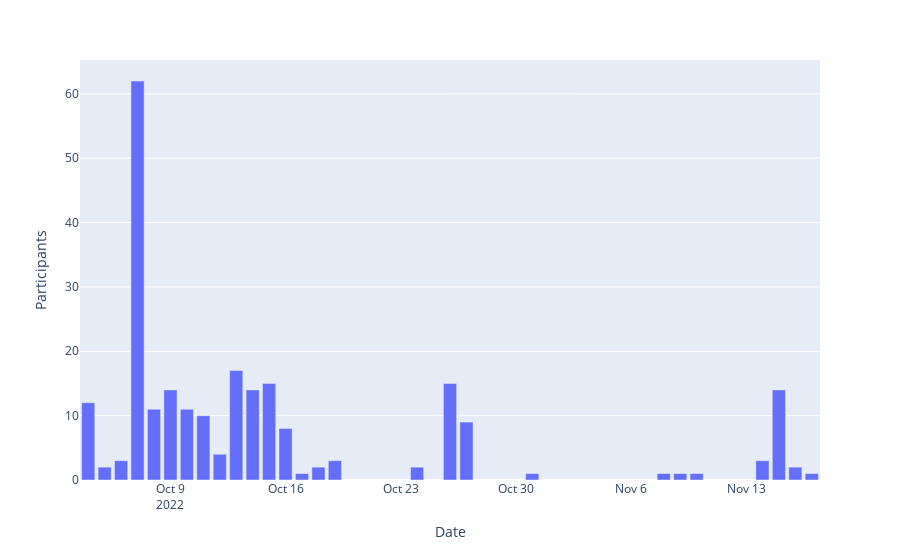

The notebook cell this image was saved under:
### Code cell
from datetime import datetime
# print(data[:10])

contribution_dates = []

for entry in data:
    date = (datetime.utcfromtimestamp(int(entry["timestamp"])).strftime("%Y-%m-%d"))
    # print(date)
    contribution_dates.append(date)

dates_count = dict( (l, contribution_dates.count(l) ) for l in set(contribution_dates))
# print(dates_count)
dates_count_df = pd.DataFrame.from_dict(dates_count, orient='index')
dates_count_df.index.names = ['Date']
dates_count_df.rename(columns = {0:'Participants'}, inplace = True)

# print(dates_count_df.sort_index())

# fig = px.bar(dates_count, x='year', y='pop')
# fig.show()

fig = px.bar(dates_count_df, x=dates_count_df.index, y="Participants")
fig.show()
fig.write_image("images/Time Series.png")




print(dates_count_df.sort_index())

### Figure 1 — Plotly figure (JSON) as saved in the notebook; plotly's stock layout.template omitted (floating-point values rounded to 4 significant figures)
{"data": [{"alignmentgroup": "True", "hovertemplate": "Date=%{x}<br>Participants=%{y}<extra></extra>", "legendgroup": "", "marker": {"color": "#636efa", "pattern": {"shape": ""}}, "name": "", "offsetgroup": "", "orientation": "v", "showlegend": false, "textposition": "auto", "type": "bar", "x": ["2022-10-27", "2022-10-04", "2022-10-31", "2022-10-06", "2022-10-19", "2022-11-17", "2022-10-15", "2022-10-14", "2022-10-12", "2022-10-07", "2022-10-24", "2022-10-18", "2022-10-17", "2022-11-09", "2022-10-09", "2022-10-10", "2022-10-11", "2022-11-16", "2022-11-14", "2022-10-13", "2022-11-08", "2022-11-10", "2022-11-15", "2022-10-05", "2022-10-08", "2022-10-26", "2022-10-16"], "xaxis": "x", "y": [9, 12, 1, 3, 3, 1, 15, 14, 4, 62, 2, 2, 1, 1, 14, 11, 10, 2, 3, 17, 1, 1, 14, 2, 11, 15, 8], "yaxis": "y"}], "layout": {"barmode": "relative", "legend": {"tracegroupgap": 0}, "margin": {"t": 60}, "xaxis": {"anchor": "y", "domain": [0, 1], "title": {"text": "Date"}}, "yaxis": {"anchor": "x", "domain": [0, 1], "title": {"text": "Participants"}}}}
